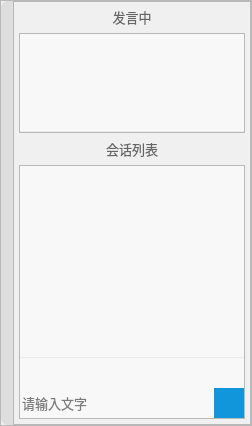
        <widget class="QFrame" name="flexible_frame">
         <property name="minimumSize">
          <size>
           <width>0</width>
           <height>0</height>
          </size>
         </property>
         <property name="maximumSize">
          <size>
           <width>250</width>
           <height>16777215</height>
          </size>
         </property>
         <property name="frameShape">
          <enum>QFrame::StyledPanel</enum>
         </property>
         <property name="frameShadow">
          <enum>QFrame::Raised</enum>
         </property>
         <layout class="QGridLayout" name="gridLayout_14">
          <property name="leftMargin">
           <number>0</number>
          </property>
          <property name="topMargin">
           <number>0</number>
          </property>
          <property name="rightMargin">
           <number>0</number>
          </property>
          <property name="bottomMargin">
           <number>0</number>
          </property>
          <property name="spacing">
           <number>0</number>
          </property>
          <item row="0" column="0">
           <widget class="QPushButton" name="flexible_frame_btn">
            <property name="sizePolicy">
             <sizepolicy hsizetype="Minimum" vsizetype="Preferred">
              <horstretch>0</horstretch>
              <verstretch>0</verstretch>
             </sizepolicy>
            </property>
            <property name="minimumSize">
             <size>
              <width>12</width>
              <height>0</height>
             </size>
            </property>
            <property name="maximumSize">
             <size>
              <width>12</width>
              <height>16777215</height>
             </size>
            </property>
            <property name="cursor">
             <cursorShape>PointingHandCursor</cursorShape>
            </property>
            <property name="autoFillBackground">
             <bool>false</bool>
            </property>
            <property name="styleSheet">
             <string notr="true">QPushButton {
	border-top-left-radius: 7px;
	border-bottom-left-radius: 7px;
	border: none;
	background: #dedede;
}

QPushButton:hover {
	background-color: #999999;
}

QPushButton:checked {
	background-color: #1D2B36;
}</string>
            </property>
            <property name="text">
             <string/>
            </property>
            <property name="icon">
             <iconset>
              <activeoff>:/button/Resources/material/button/show.png</activeoff>
              <activeon>:/button/Resources/material/button/hide.png</activeon>
             </iconset>
            </property>
            <property name="iconSize">
             <size>
              <width>12</width>
              <height>12</height>
             </size>
            </property>
            <property name="checkable">
             <bool>true</bool>
            </property>
           </widget>
          </item>
          <item row="0" column="1">
           <widget class="QFrame" name="flexible_main_area">
            <property name="minimumSize">
             <size>
              <width>238</width>
              <height>0</height>
             </size>
            </property>
            <property name="maximumSize">
             <size>
              <width>238</width>
              <height>16777215</height>
             </size>
            </property>
            <property name="styleSheet">
             <string notr="true">QFrame {
	background-color: #f0f0f0;
}

/*整体*/
QScrollBar:vertical {
    border: none;
    background-color: #F3F4F8;
    width: 5px;
}

QScrollBar:vertical:hover {
    border: none;
    background-color: rgb(220, 220, 220);
    width: 5px;
}


/*滚动条*/
QScrollBar::handle:vertical {
	border-radius: 2px;
    background: rgb(220, 220, 220);
    min-height: 20px;
}

/*滚动条：悬浮*/
QScrollBar::handle:vertical:hover {
	border-radius: 2px;
    background: rgb(200, 200, 200);
    min-height: 20px;
}

/*下箭头*/
QScrollBar::add-line:vertical {
    height: 0;
    subcontrol-position: bottom;
    subcontrol-origin: margin;
}

/*上箭头*/
QScrollBar::sub-line:vertical {
    height: 0px;
    subcontrol-position: top;
    subcontrol-origin: margin;
}</string>
            </property>
            <property name="frameShape">
             <enum>QFrame::StyledPanel</enum>
            </property>
            <property name="frameShadow">
             <enum>QFrame::Raised</enum>
            </property>
            <layout class="QGridLayout" name="gridLayout_15">
             <property name="leftMargin">
              <number>5</number>
             </property>
             <property name="topMargin">
              <number>5</number>
             </property>
             <property name="rightMargin">
              <number>5</number>
             </property>
             <property name="bottomMargin">
              <number>5</number>
             </property>
             <item row="5" column="0">
              <widget class="QFrame" name="chat_frame">
               <property name="minimumSize">
                <size>
                 <width>0</width>
                 <height>0</height>
                </size>
               </property>
               <property name="styleSheet">
                <string notr="true"/>
               </property>
               <property name="frameShape">
                <enum>QFrame::StyledPanel</enum>
               </property>
               <property name="frameShadow">
                <enum>QFrame::Raised</enum>
               </property>
               <layout class="QGridLayout" name="gridLayout_16">
                <property name="leftMargin">
                 <number>0</number>
                </property>
                <property name="topMargin">
                 <number>0</number>
                </property>
                <property name="rightMargin">
                 <number>0</number>
                </property>
                <property name="bottomMargin">
                 <number>0</number>
                </property>
                <property name="spacing">
                 <number>0</number>
                </property>
                <item row="2" column="1">
                 <widget class="QPushButton" name="send_btn">
                  <property name="minimumSize">
                   <size>
                    <width>30</width>
                    <height>30</height>
                   </size>
                  </property>
                  <property name="maximumSize">
                   <size>
                    <width>30</width>
                    <height>30</height>
                   </size>
                  </property>
                  <property name="cursor">
                   <cursorShape>PointingHandCursor</cursorShape>
                  </property>
                  <property name="toolTip">
                   <string>发送</string>
                  </property>
                  <property name="styleSheet">
                   <string notr="true">QPushButton {
	color: #ffffff;
	border: none;
	background-color: #1296db;
}

QPushButton:hover {
	background-color: #0E71A4;
}</string>
                  </property>
                  <property name="text">
                   <string/>
                  </property>
                  <property name="icon">
                   <iconset resource="../../Status.qrc">
                    <normaloff>:/button/Resources/material/button/send.png</normaloff>:/button/Resources/material/button/send.png</iconset>
                  </property>
                  <property name="shortcut">
                   <string>Enter</string>
                  </property>
                 </widget>
                </item>
                <item row="0" column="0" colspan="2">
                 <widget class="QListWidget" name="chat_view">
                  <property name="styleSheet">
                   <string notr="true">QListWidget {
	border: none;
	border-bottom: 1px solid #E8ECEC;
	background-color: #F8F8F8;
}

</string>
                  </property>
                  <property name="verticalScrollBarPolicy">
                   <enum>Qt::ScrollBarAsNeeded</enum>
                  </property>
                  <property name="horizontalScrollBarPolicy">
                   <enum>Qt::ScrollBarAlwaysOff</enum>
                  </property>
                  <property name="editTriggers">
                   <set>QAbstractItemView::DoubleClicked|QAbstractItemView::EditKeyPressed</set>
                  </property>
                  <property name="selectionMode">
                   <enum>QAbstractItemView::SingleSelection</enum>
                  </property>
                  <property name="textElideMode">
                   <enum>Qt::ElideRight</enum>
                  </property>
                  <property name="verticalScrollMode">
                   <enum>QAbstractItemView::ScrollPerPixel</enum>
                  </property>
                  <property name="isWrapping" stdset="0">
                   <bool>false</bool>
                  </property>
                  <property name="resizeMode">
                   <enum>QListView::Fixed</enum>
                  </property>
                  <property name="batchSize">
                   <number>100</number>
                  </property>
                  <property name="wordWrap">
                   <bool>true</bool>
                  </property>
                 </widget>
                </item>
                <item row="2" column="0">
                 <widget class="QLineEdit" name="chat_text_edit">
                  <property name="minimumSize">
                   <size>
                    <width>0</width>
                    <height>30</height>
                   </size>
                  </property>
                  <property name="maximumSize">
                   <size>
                    <width>16777215</width>
                    <height>30</height>
                   </size>
                  </property>
                  <property name="font">
                   <font>
                    <family>微软雅黑</family>
                    <pointsize>10</pointsize>
                   </font>
                  </property>
                  <property name="styleSheet">
                   <string notr="true">QLineEdit {
	border: none;
	background-color: #F8F8F8;
}</string>
                  </property>
                  <property name="placeholderText">
                   <string>请输入文字</string>
                  </property>
                 </widget>
                </item>
                <item row="1" column="0" colspan="2">
                 <widget class="QFrame" name="tool_btn_frame">
                  <property name="minimumSize">
                   <size>
                    <width>0</width>
                    <height>30</height>
                   </size>
                  </property>
                  <property name="styleSheet">
                   <string notr="true">QFrame {
	border: none;
	background-color: #F8F8F8;
}</string>
                  </property>
                  <property name="frameShape">
                   <enum>QFrame::StyledPanel</enum>
                  </property>
                  <property name="frameShadow">
                   <enum>QFrame::Raised</enum>
                  </property>
                  <layout class="QGridLayout" name="gridLayout_18">
                   <property name="leftMargin">
                    <number>5</number>
                   </property>
                   <property name="topMargin">
                    <number>2</number>
                   </property>
                   <property name="rightMargin">
                    <number>5</number>
                   </property>
                   <property name="bottomMargin">
                    <number>2</number>
                   </property>
                   <property name="spacing">
                    <number>0</number>
                   </property>
                   <item row="0" column="1">
                    <widget class="QLabel" name="tips_text">
                     <property name="font">
                      <font>
                       <family>微软雅黑</family>
                       <pointsize>10</pointsize>
                      </font>
                     </property>
                     <property name="styleSheet">
                      <string notr="true">color: red;</string>
                     </property>
                     <property name="text">
                      <string/>
                     </property>
                     <property name="alignment">
                      <set>Qt::AlignCenter</set>
                     </property>
                    </widget>
                   </item>
                   <item row="0" column="2">
                    <widget class="QPushButton" name="chat_clear_btn">
                     <property name="minimumSize">
                      <size>
                       <width>20</width>
                       <height>20</height>
                      </size>
                     </property>
                     <property name="maximumSize">
                      <size>
                       <width>20</width>
                       <height>20</height>
                      </size>
                     </property>
                     <property name="cursor">
                      <cursorShape>PointingHandCursor</cursorShape>
                     </property>
                     <property name="toolTip">
                      <string>清屏</string>
                     </property>
                     <property name="styleSheet">
                      <string notr="true">QPushButton {
	border: none;
	border-radius: 3px;
	background: none;
}

QPushButton:checked {
	background-color: #dedede;
}</string>
                     </property>
                     <property name="text">
                      <string/>
                     </property>
                     <property name="icon">
                      <iconset resource="../../Status.qrc">
                       <normaloff>:/button/Resources/material/button/chat_clear.png</normaloff>:/button/Resources/material/button/chat_clear.png</iconset>
                     </property>
                     <property name="iconSize">
                      <size>
                       <width>17</width>
                       <height>17</height>
                      </size>
                     </property>
                     <property name="checkable">
                      <bool>false</bool>
                     </property>
                    </widget>
                   </item>
                   <item row="0" column="0">
                    <spacer name="horizontalSpacer_3">
                     <property name="orientation">
                      <enum>Qt::Horizontal</enum>
                     </property>
                     <property name="sizeType">
                      <enum>QSizePolicy::Fixed</enum>
                     </property>
                     <property name="sizeHint" stdset="0">
                      <size>
                       <width>20</width>
                       <height>20</height>
                      </size>
                     </property>
                    </spacer>
                   </item>
                  </layout>
                 </widget>
                </item>
               </layout>
              </widget>
             </item>
             <item row="4" column="0">
              <widget class="QLabel" name="label_36">
               <property name="font">
                <font>
                 <family>微软雅黑</family>
                 <pointsize>10</pointsize>
                </font>
               </property>
               <property name="styleSheet">
                <string notr="true">QLabel {
	border: none;
	background: none;
	color: #666666;
}</string>
               </property>
               <property name="text">
                <string>会话列表</string>
               </property>
               <property name="alignment">
                <set>Qt::AlignCenter</set>
               </property>
              </widget>
             </item>
             <item row="2" column="0">
              <widget class="QFrame" name="in_speech_member_frame">
               <property name="maximumSize">
                <size>
                 <width>16777215</width>
                 <height>100</height>
                </size>
               </property>
               <property name="frameShape">
                <enum>QFrame::StyledPanel</enum>
               </property>
               <property name="frameShadow">
                <enum>QFrame::Raised</enum>
               </property>
               <layout class="QGridLayout" name="gridLayout_17">
                <property name="leftMargin">
                 <number>0</number>
                </property>
                <property name="topMargin">
                 <number>0</number>
                </property>
                <property name="rightMargin">
                 <number>0</number>
                </property>
                <property name="bottomMargin">
                 <number>0</number>
                </property>
                <property name="spacing">
                 <number>0</number>
                </property>
                <item row="0" column="0">
                 <widget class="QListWidget" name="in_speech_member_view">
                  <property name="styleSheet">
                   <string notr="true">QListWidget {
	border: none;
	border-bottom: 1px solid #E8ECEC;
	background-color: #F8F8F8;
}</string>
                  </property>
                  <property name="horizontalScrollBarPolicy">
                   <enum>Qt::ScrollBarAlwaysOff</enum>
                  </property>
                 </widget>
                </item>
               </layout>
              </widget>
             </item>
             <item row="0" column="0">
              <widget class="QLabel" name="label_37">
               <property name="font">
                <font>
                 <family>微软雅黑</family>
                 <pointsize>10</pointsize>
                </font>
               </property>
               <property name="styleSheet">
                <string notr="true">QLabel {
	border: none;
	background: none;
	color: #666666;
}</string>
               </property>
               <property name="text">
                <string>发言中</string>
               </property>
               <property name="alignment">
                <set>Qt::AlignCenter</set>
               </property>
              </widget>
             </item>
            </layout>
           </widget>
          </item>
         </layout>
        </widget>
